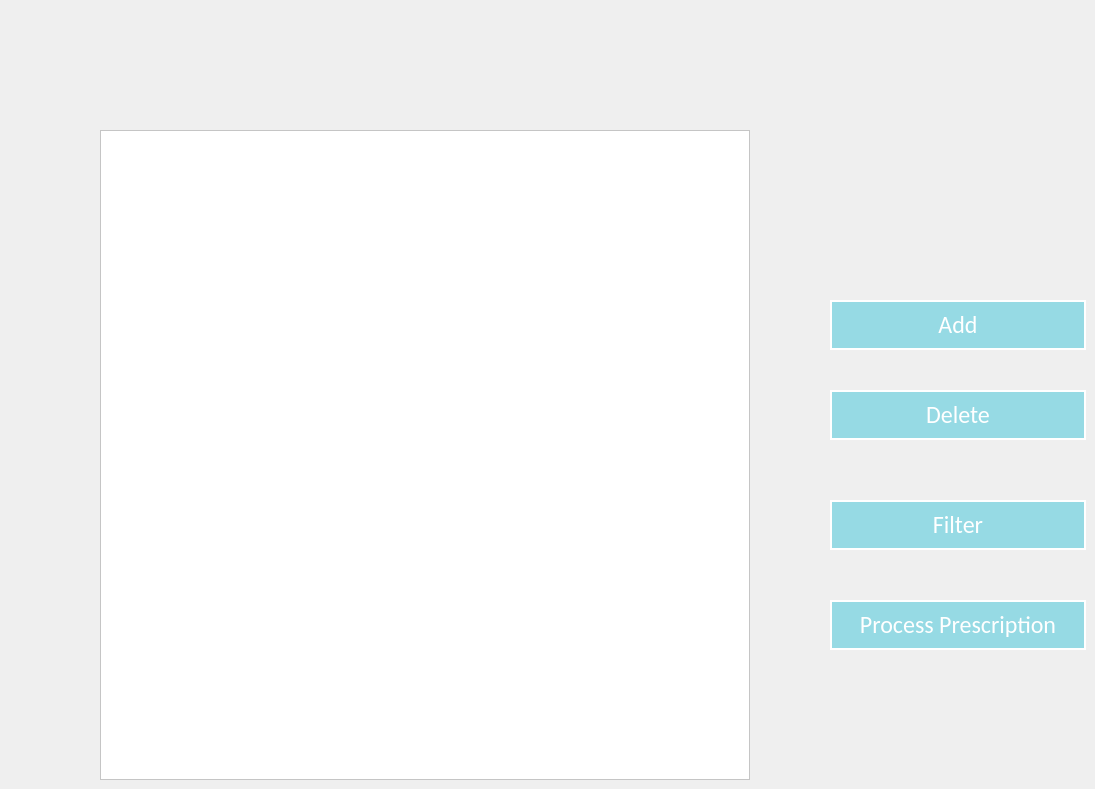
      <widget class="QWidget" name="Pharmacy_Page">
       <widget class="QPushButton" name="addDrug_btn">
        <property name="geometry">
         <rect>
          <x>830</x>
          <y>300</y>
          <width>256</width>
          <height>50</height>
         </rect>
        </property>
        <property name="sizePolicy">
         <sizepolicy hsizetype="Fixed" vsizetype="Fixed">
          <horstretch>0</horstretch>
          <verstretch>0</verstretch>
         </sizepolicy>
        </property>
        <property name="minimumSize">
         <size>
          <width>200</width>
          <height>50</height>
         </size>
        </property>
        <property name="font">
         <font>
          <family>Calibri</family>
          <pointsize>18</pointsize>
          <weight>50</weight>
          <italic>false</italic>
          <bold>false</bold>
          <underline>false</underline>
          <kerning>true</kerning>
         </font>
        </property>
        <property name="styleSheet">
         <string notr="true">QPushButton
{
	border: 2px solid #fff;
	background-color: #96dae4;
	color: #fff;
}

QPushButton:hover
{
	background-color: #FFF;
	color: black;
}</string>
        </property>
        <property name="text">
         <string>Add</string>
        </property>
       </widget>
       <widget class="QPushButton" name="deleteDrug_btn">
        <property name="geometry">
         <rect>
          <x>830</x>
          <y>390</y>
          <width>256</width>
          <height>50</height>
         </rect>
        </property>
        <property name="sizePolicy">
         <sizepolicy hsizetype="Fixed" vsizetype="Fixed">
          <horstretch>0</horstretch>
          <verstretch>0</verstretch>
         </sizepolicy>
        </property>
        <property name="minimumSize">
         <size>
          <width>200</width>
          <height>50</height>
         </size>
        </property>
        <property name="font">
         <font>
          <family>Calibri</family>
          <pointsize>18</pointsize>
          <weight>50</weight>
          <italic>false</italic>
          <bold>false</bold>
          <underline>false</underline>
          <kerning>true</kerning>
         </font>
        </property>
        <property name="styleSheet">
         <string notr="true">QPushButton
{
	border: 2px solid #fff;
	background-color: #96dae4;
	color: #fff;
}

QPushButton:hover
{
	background-color: #FFF;
	color: black;
}</string>
        </property>
        <property name="text">
         <string>Delete</string>
        </property>
       </widget>
       <widget class="QPushButton" name="filterDrug_btn">
        <property name="geometry">
         <rect>
          <x>830</x>
          <y>500</y>
          <width>256</width>
          <height>50</height>
         </rect>
        </property>
        <property name="sizePolicy">
         <sizepolicy hsizetype="Fixed" vsizetype="Fixed">
          <horstretch>0</horstretch>
          <verstretch>0</verstretch>
         </sizepolicy>
        </property>
        <property name="minimumSize">
         <size>
          <width>200</width>
          <height>50</height>
         </size>
        </property>
        <property name="font">
         <font>
          <family>Calibri</family>
          <pointsize>18</pointsize>
          <weight>50</weight>
          <italic>false</italic>
          <bold>false</bold>
          <underline>false</underline>
          <kerning>true</kerning>
         </font>
        </property>
        <property name="styleSheet">
         <string notr="true">QPushButton
{
	border: 2px solid #fff;
	background-color: #96dae4;
	color: #fff;
}

QPushButton:hover
{
	background-color: #FFF;
	color: black;
}</string>
        </property>
        <property name="text">
         <string>Filter</string>
        </property>
       </widget>
       <widget class="QPushButton" name="pPresc_btn">
        <property name="geometry">
         <rect>
          <x>830</x>
          <y>600</y>
          <width>256</width>
          <height>50</height>
         </rect>
        </property>
        <property name="sizePolicy">
         <sizepolicy hsizetype="Fixed" vsizetype="Fixed">
          <horstretch>0</horstretch>
          <verstretch>0</verstretch>
         </sizepolicy>
        </property>
        <property name="minimumSize">
         <size>
          <width>200</width>
          <height>50</height>
         </size>
        </property>
        <property name="font">
         <font>
          <family>Calibri</family>
          <pointsize>18</pointsize>
          <weight>50</weight>
          <italic>false</italic>
          <bold>false</bold>
          <underline>false</underline>
          <kerning>true</kerning>
         </font>
        </property>
        <property name="styleSheet">
         <string notr="true">QPushButton
{
	border: 2px solid #fff;
	background-color: #96dae4;
	color: #fff;
}

QPushButton:hover
{
	background-color: #FFF;
	color: black;
}</string>
        </property>
        <property name="text">
         <string>Process Prescription</string>
        </property>
       </widget>
       <widget class="QTableWidget" name="drugs_table">
        <property name="geometry">
         <rect>
          <x>100</x>
          <y>130</y>
          <width>650</width>
          <height>650</height>
         </rect>
        </property>
        <property name="sizePolicy">
         <sizepolicy hsizetype="Fixed" vsizetype="Fixed">
          <horstretch>0</horstretch>
          <verstretch>0</verstretch>
         </sizepolicy>
        </property>
        <property name="minimumSize">
         <size>
          <width>650</width>
          <height>650</height>
         </size>
        </property>
        <property name="styleSheet">
         <string notr="true">background-color: white;</string>
        </property>
       </widget>
      </widget>
